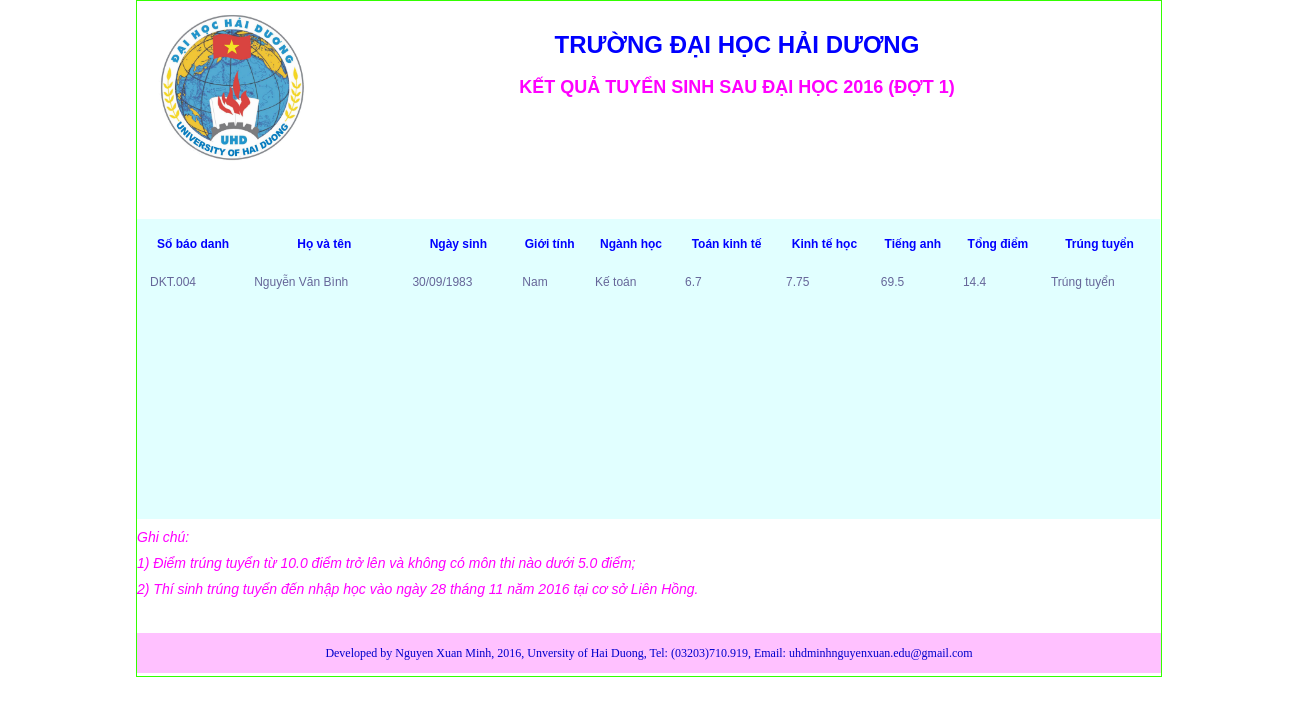
/result.php?cmt=141884899, run on the app's committed database.
### tables this page shows
CREATE TABLE `caohoc` (
  `sobaodanh` varchar(7) NOT NULL,
  `hovaten` varchar(100) NOT NULL,
  `ngaysinh` varchar(10) NOT NULL,
  `gioitinh` varchar(3) NOT NULL,
  `quequan` varchar(100) NOT NULL,
  `nganhduthi` varchar(100) NOT NULL,
  `toankinhte` varchar(4) NOT NULL,
  `kinhtehoc` varchar(4) NOT NULL,
  `tienganh` varchar(4) NOT NULL,
  `tongdiem` varchar(4) NOT NULL,
  `trungtuyen` varchar(100) NOT NULL,
  `cmt` varchar(15) NOT NULL,
  `trangthai` varchar(2) NOT NULL
);

### result.php (the view, shortened to what this page needs)
<html>
<!DOCTYPE html PUBLIC "-//W3C//DTD XHTML 1.0 Strict//EN" "http://www.w3.org/TR/xhtml1/DTD/xhtml1-strict.dtd">
<html xmlns="http://www.w3.org/1999/xhtml" xml:lang="en" lang="en">
<link rel="stylesheet" type="text/css" href="style.css" />
<head>
</head>
<body>
<div id="web_result">
	<div id="header">
    	<div id="logo"><img src="logo.jpg" height="150px" width="150px"></div>
        <div id="school">
        	<font face="Tahoma, Geneva, sans-serif" size="+2" color="#0000FF"><strong>TRƯỜNG ĐẠI HỌC HẢI DƯƠNG</strong></font><br><br>
       <font face="Tahoma, Geneva, sans-serif" size="+1" color="#FF00FF"><strong>KẾT QUẢ TUYỂN SINH SAU ĐẠI HỌC 2016 (ĐỢT 1)</strong></font>
        </div>
    </div>
<div id="wrapper">
<?php
	$connection = mysqli_connect("localhost","root","","uhd_kqts");
	mysqli_query($connection,"SET NAMES UTF8");
	if (isset($_POST['submit'])){
		$cmt = isset($_POST['cmt']) ? $_POST['cmt'] : '';
	}else{
		if(isset($_GET['cmt'])){
			$cmt = $_GET['cmt'];
		}
	}
	$display = 5;
	$trangthai = "HL";
	$start = (isset($_GET['start'])&&(int)$_GET['start']>=0)?$_GET['start']:0;
	$sql = "SELECT * FROM caohoc  WHERE cmt LIKE '%".$cmt."%' AND trangthai='".$trangthai."'LIMIT $start, $display";
	$result = mysqli_query($connection, $sql) or die("Can't select information!".mysqli_error($connection));
?>
<div id="center_result">
<table id="candiate_info">
<thead>
	<tr height="40">
		<th>Số báo danh</th>
		<th>Họ và tên</th>
		<th>Ngày sinh</th>
		<th>Giới tính</th>
		<th>Ngành học</th>
		<th>Toán kinh tế</th>
		<th>Kinh tế học</th>
		<th>Tiếng anh</th>
		<th>Tổng điểm</th>
        <th>Trúng tuyển</th>
	</tr>
</thead>
<?php
		while($row = mysqli_fetch_array($result, MYSQLI_ASSOC)){
			?>
				<tbody>
				<tr>
					<td><?php echo $row['sobaodanh'];?></td>
					<td><?php echo $row['hovaten'];?></td>
					<td> <?php echo $row['ngaysinh'];?></td>
					<td><?php echo $row['gioitinh'];?></td>
					<td><?php echo $row['nganhduthi'];?></td>
					<td><?php echo $row['toankinhte'];?></td>
					<td><?php echo $row['kinhtehoc'];?></td>
					<td><?php echo $row['tienganh'];?></td>
                    <td><?php echo $row['tongdiem'];?></td>
					<td><?php echo $row['trungtuyen'];?></td>
				</tr>
				</tbody>
		<?php
		}
	?>
	</table>
        </div>
        <div id="note">
        	<p>Ghi chú: </p>
            <p>1) Điểm trúng tuyển từ 10.0 điểm trở lên và không có môn thi nào dưới 5.0 điểm;</p>
            <p>2) Thí sinh trúng tuyển đến nhập học vào ngày 28 tháng 11 năm 2016 tại cơ sở Liên Hồng.</p>
        </div>
           <div id="footer_result">
    	Developed by Nguyen Xuan Minh, 2016, Unversity of Hai Duong, Tel: (03203)710.919, Email: uhdminhnguyenxuan.edu@gmail.com
</body>
</html>

### style.css (style rules this page uses)
* { padding:0px; margin:0px; }
#web_result { margin:auto; width:1024px; border:1px solid #33FF00; height:675px }
#header { width:1024px; height:80px; margin-top:10px; }
#logo { padding-left:20px; width:160px; height:160px; float:left; }
#school { padding:20px; width:800px; height:150px; float:left; text-align:center; }
#center_result { width:1023px; height:300px; margin-top:128px; background-color:#E1FFFF; }
#note { width:1000px; }
#note p { color:#F0F; font-size:14px; font-family:Tahoma, Geneva, sans-serif; margin-top:10px; }
#candiate_info { margin:0px auto; width:1024px; margin-bottom:15px; font-family:Tahoma, Geneva, sans-serif; font-size:12px; padding:3px; color:#00F; }
#footer_result { margin-top:36px; background-color:#FFC1FF; height:40px; width:1024px; text-align:center; line-height:40px; color:#0000CC; font-family:Tahoma; font-size:12px; }

### result.php (style rules this page uses)
#wrapper { width: 1200;margin: 20px auto; }
p { color:#F94677;font-style:italic }
th { padding: 10px 8px;border-bottom: 2px solid #6678b1; }
td { color: #669; padding: 9px 8px 0px 8px; margin:auto }

### data on the page
caohoc: sobaodanh "DKT.004", hovaten "Nguyễn Văn Bình", ngaysinh "30/09/1983", gioitinh "Nam", nganhduthi "Kế toán", toankinhte "6.7", kinhtehoc "7.75", tienganh "69.5", tongdiem "14.4", trungtuyen "Trúng tuyển"
